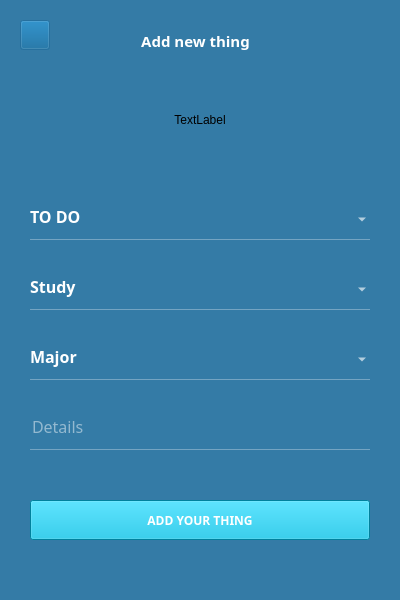
<?xml version="1.0" encoding="UTF-8"?>
<ui version="4.0">
 <class>Dialog</class>
 <widget class="QDialog" name="Dialog">
  <property name="geometry">
   <rect>
    <x>0</x>
    <y>0</y>
    <width>400</width>
    <height>600</height>
   </rect>
  </property>
  <property name="windowTitle">
   <string>Dialog</string>
  </property>
  <widget class="QLabel" name="label">
   <property name="geometry">
    <rect>
     <x>0</x>
     <y>0</y>
     <width>400</width>
     <height>600</height>
    </rect>
   </property>
   <property name="font">
    <font>
     <stylestrategy>PreferDefault</stylestrategy>
    </font>
   </property>
   <property name="styleSheet">
    <string notr="true">background-color: rgba(0, 90, 145, 200);</string>
   </property>
   <property name="text">
    <string/>
   </property>
  </widget>
  <widget class="QLabel" name="label_2">
   <property name="geometry">
    <rect>
     <x>130</x>
     <y>20</y>
     <width>131</width>
     <height>41</height>
    </rect>
   </property>
   <property name="font">
    <font>
     <family>나눔고딕</family>
     <pointsize>11</pointsize>
     <weight>75</weight>
     <bold>true</bold>
    </font>
   </property>
   <property name="styleSheet">
    <string notr="true">color: rgba(255, 255, 255, 255);</string>
   </property>
   <property name="text">
    <string>Add new thing</string>
   </property>
   <property name="alignment">
    <set>Qt::AlignCenter</set>
   </property>
  </widget>
  <widget class="QPushButton" name="gobackButton">
   <property name="geometry">
    <rect>
     <x>20</x>
     <y>20</y>
     <width>30</width>
     <height>30</height>
    </rect>
   </property>
   <property name="styleSheet">
    <string notr="true">background-color: rgba(0, 90, 145, 0);
border-image: url(:/newPrefix/backarrow.png);</string>
   </property>
   <property name="text">
    <string/>
   </property>
  </widget>
  <widget class="QLabel" name="workimageLabel">
   <property name="geometry">
    <rect>
     <x>160</x>
     <y>80</y>
     <width>80</width>
     <height>80</height>
    </rect>
   </property>
   <property name="styleSheet">
    <string notr="true">
border-radius: 40px;
</string>
   </property>
   <property name="text">
    <string>TextLabel</string>
   </property>
   <property name="alignment">
    <set>Qt::AlignCenter</set>
   </property>
  </widget>
  <widget class="QComboBox" name="processComboBox">
   <property name="geometry">
    <rect>
     <x>30</x>
     <y>200</y>
     <width>340</width>
     <height>40</height>
    </rect>
   </property>
   <property name="font">
    <font>
     <family>나눔고딕</family>
     <pointsize>12</pointsize>
     <weight>75</weight>
     <bold>true</bold>
    </font>
   </property>
   <property name="accessibleName">
    <string/>
   </property>
   <property name="styleSheet">
    <string notr="true">background-color: rgba(0, 90, 145, 0);
border:none;
border-bottom: 1px solid rgba(255, 255, 255, 80);
color: rgba(255, 255, 255, 255);
padding-bottom:7px;
selection-color: rgb(255, 255, 255);
selection-background-color: rgb(0, 0, 0);
gridline-color: rgb(255, 255, 255);</string>
   </property>
   <property name="currentIndex">
    <number>0</number>
   </property>
   <property name="iconSize">
    <size>
     <width>12</width>
     <height>12</height>
    </size>
   </property>
   <item>
    <property name="text">
     <string>TO DO</string>
    </property>
   </item>
   <item>
    <property name="text">
     <string>IN PROGRESS</string>
    </property>
   </item>
  </widget>
  <widget class="QLineEdit" name="detailsLineEdit">
   <property name="geometry">
    <rect>
     <x>30</x>
     <y>410</y>
     <width>340</width>
     <height>40</height>
    </rect>
   </property>
   <property name="font">
    <font>
     <family>나눔고딕</family>
     <pointsize>12</pointsize>
    </font>
   </property>
   <property name="styleSheet">
    <string notr="true">background-color: rgba(0, 90, 145, 0);
border:none;
border-bottom: 1px solid rgba(255, 255, 255, 80);
color: rgba(255, 255, 255, 240);
padding-bottom:7px;</string>
   </property>
   <property name="placeholderText">
    <string>Details</string>
   </property>
  </widget>
  <widget class="QPushButton" name="completeadditemButton">
   <property name="geometry">
    <rect>
     <x>30</x>
     <y>500</y>
     <width>340</width>
     <height>40</height>
    </rect>
   </property>
   <property name="font">
    <font>
     <family>나눔고딕 ExtraBold</family>
     <weight>75</weight>
     <bold>true</bold>
    </font>
   </property>
   <property name="styleSheet">
    <string notr="true">background-color: rgb(0, 180, 220);
color: rgba(255, 255, 255, 255);</string>
   </property>
   <property name="text">
    <string>ADD YOUR THING</string>
   </property>
  </widget>
  <widget class="QComboBox" name="worktypeComboBox">
   <property name="geometry">
    <rect>
     <x>30</x>
     <y>270</y>
     <width>340</width>
     <height>40</height>
    </rect>
   </property>
   <property name="font">
    <font>
     <family>나눔고딕</family>
     <pointsize>12</pointsize>
     <weight>75</weight>
     <bold>true</bold>
    </font>
   </property>
   <property name="accessibleName">
    <string/>
   </property>
   <property name="styleSheet">
    <string notr="true">background-color: rgba(0, 90, 145, 0);
border:none;
border-bottom: 1px solid rgba(255, 255, 255, 80);
color: rgba(255, 255, 255, 255);
padding-bottom:7px;
selection-color: rgb(255, 255, 255);
selection-background-color: rgb(0, 0, 0);
gridline-color: rgb(255, 255, 255);</string>
   </property>
   <property name="currentIndex">
    <number>0</number>
   </property>
   <item>
    <property name="text">
     <string>Study</string>
    </property>
   </item>
   <item>
    <property name="text">
     <string>Cleaning</string>
    </property>
   </item>
   <item>
    <property name="text">
     <string>Exercise</string>
    </property>
   </item>
   <item>
    <property name="text">
     <string>Rest</string>
    </property>
   </item>
   <item>
    <property name="text">
     <string>Reading</string>
    </property>
   </item>
  </widget>
  <widget class="QComboBox" name="importanceComboBox">
   <property name="geometry">
    <rect>
     <x>30</x>
     <y>340</y>
     <width>340</width>
     <height>40</height>
    </rect>
   </property>
   <property name="font">
    <font>
     <family>나눔고딕</family>
     <pointsize>12</pointsize>
     <weight>75</weight>
     <bold>true</bold>
    </font>
   </property>
   <property name="cursor">
    <cursorShape>ArrowCursor</cursorShape>
   </property>
   <property name="accessibleName">
    <string/>
   </property>
   <property name="styleSheet">
    <string notr="true">background-color: rgba(0, 90, 145, 0);
border:none;
border-bottom: 1px solid rgba(255, 255, 255, 80);
color: rgba(255, 255, 255, 255);
padding-bottom:7px;
selection-color: rgb(255, 255, 255);
selection-background-color: rgb(0, 0, 0);
gridline-color: rgb(255, 255, 255);</string>
   </property>
   <property name="currentIndex">
    <number>0</number>
   </property>
   <item>
    <property name="text">
     <string>Major</string>
    </property>
   </item>
   <item>
    <property name="text">
     <string>Normal</string>
    </property>
   </item>
   <item>
    <property name="text">
     <string>Minor</string>
    </property>
   </item>
  </widget>
 </widget>
 <tabstops>
  <tabstop>processComboBox</tabstop>
  <tabstop>detailsLineEdit</tabstop>
  <tabstop>completeadditemButton</tabstop>
  <tabstop>gobackButton</tabstop>
 </tabstops>
 <resources>
  <include location="test.qrc"/>
 </resources>
 <connections/>
</ui>
